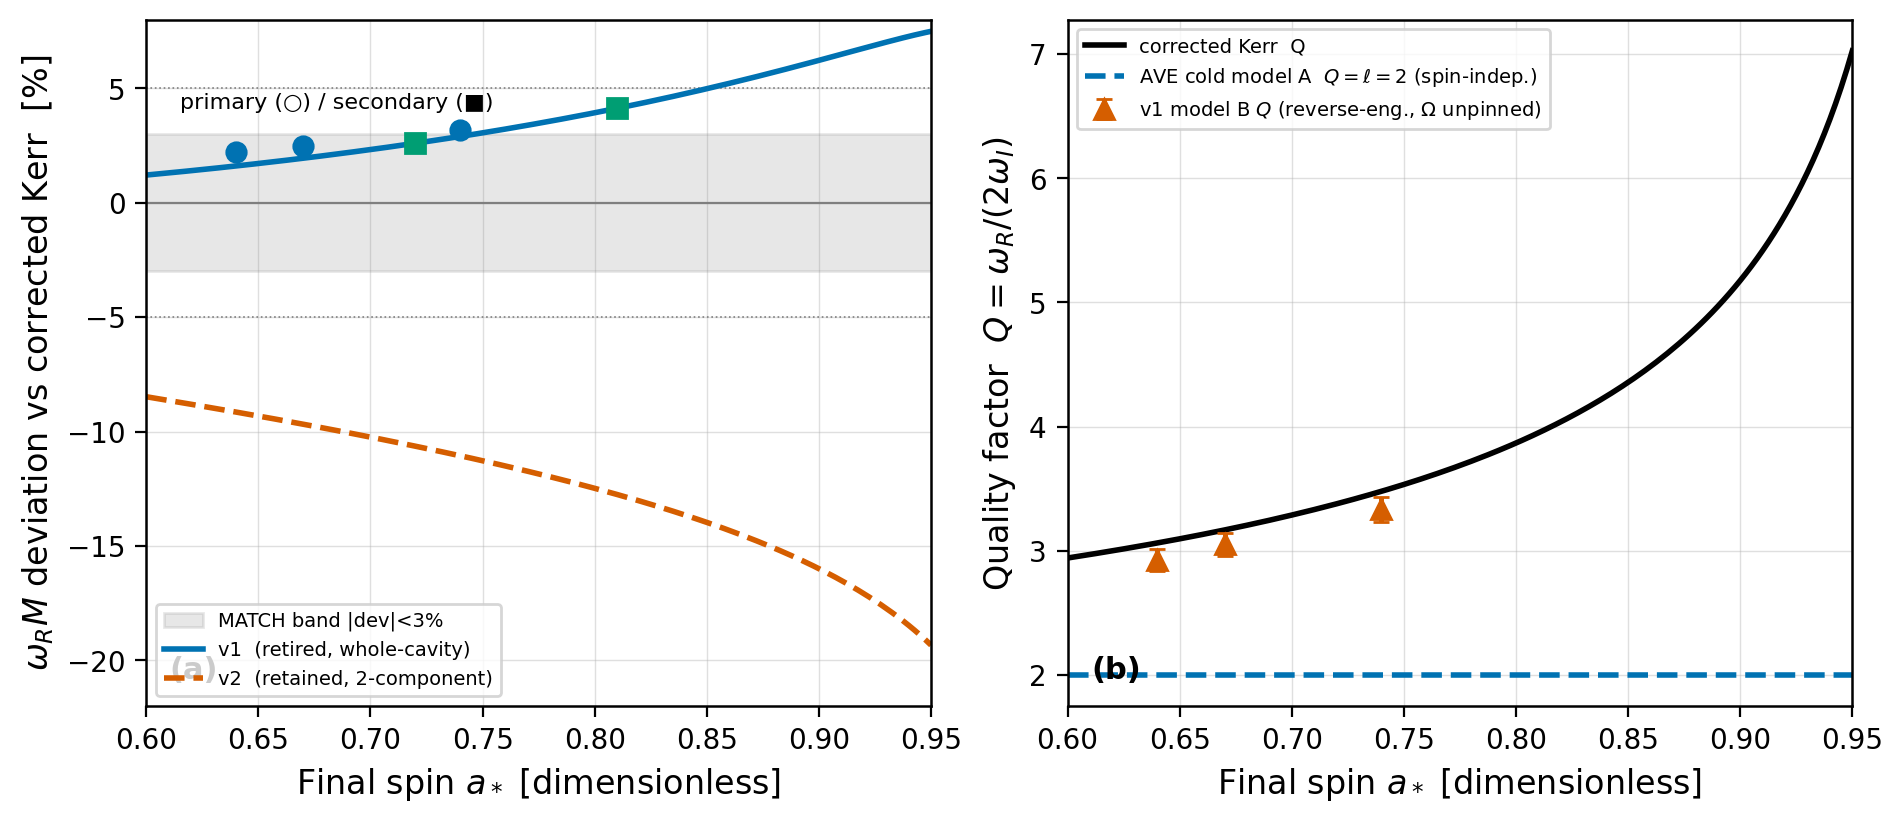

This chart was generated by the following Python code:
"""White-style figure for the v1 spin-mapping frozen adjudication.

Loads the authoritative driver module BY PATH (no formula duplication) so the figure
provably plots the same numbers the verdict cites. House white style via ave.viz.style.

Run:  PYTHONPATH=src python3 research/2026-07-20_v1-spin-mapping-adjudication_figure.py
"""
from __future__ import annotations

import importlib.util
from pathlib import Path

import numpy as np

from ave.viz import style

HERE = Path(__file__).resolve().parent
_spec = importlib.util.spec_from_file_location(
    "v1_adj_rerun", HERE / "2026-07-20_v1-spin-mapping-adjudication_rerun.py"
)
R = importlib.util.module_from_spec(_spec)
_spec.loader.exec_module(R)


def main() -> None:
    style.apply()  # print profile — white background
    import matplotlib.pyplot as plt

    fig, (axL, axR) = plt.subplots(1, 2, figsize=(9.4, 4.0), constrained_layout=True)

    # continuous curves use the smooth in-lane-verified BCW fit (Kerr ref, <1% vs qnm);
    # the event MARKERS below use kerr_ref (qnm-anchored) — the two differ by <1%, invisible here.
    a = np.linspace(0.60, 0.95, 141)
    kerr_wr = np.array([R.bcw_omega_r_m(x) for x in a])
    v1 = np.array([100 * (R.ave_v1_omega_r_m(x) - kw) / kw for x, kw in zip(a, kerr_wr)])
    v2 = np.array([100 * (R.ave_v2_omega_r_m(x) - kw) / kw for x, kw in zip(a, kerr_wr)])

    # ---- Panel (a): omega_R dimensionless deviation vs corrected Kerr -------------------
    axL.axhspan(-3, 3, color=style.COLORS["muted"], alpha=0.18, label="MATCH band |dev|<3%")
    axL.axhline(0, color=style.COLORS["muted"], lw=0.8)
    axL.axhline(5, color=style.COLORS["muted"], lw=0.6, ls=":")
    axL.axhline(-5, color=style.COLORS["muted"], lw=0.6, ls=":")
    axL.plot(a, v1, color=style.COLORS["ave"], lw=2, label="v1  (retired, whole-cavity)")
    axL.plot(a, v2, color=style.COLORS["comparison"], lw=2, ls="--", label="v2  (retained, 2-component)")
    for name, sp in R.PRIMARY:
        axL.plot(sp, 100 * (R.ave_v1_omega_r_m(sp) - R.kerr_ref(sp)[0]) / R.kerr_ref(sp)[0],
                 "o", color=style.COLORS["ave"], ms=7)
    for name, sp in R.SECONDARY:
        axL.plot(sp, 100 * (R.ave_v1_omega_r_m(sp) - R.kerr_ref(sp)[0]) / R.kerr_ref(sp)[0],
                 "s", color=style.COLORS["accent"], ms=7)
    axL.text(0.615, 4.1, "primary (○) / secondary (■)", fontsize=8, color=style.COLORS["data"])
    axL.text(0.03, 0.04, "(a)", transform=axL.transAxes, fontsize=11, fontweight="bold")
    axL.set_xlabel(style.axis_label("Final spin", "a_*", ""))
    axL.set_ylabel(r"$\omega_R M$ deviation vs corrected Kerr  [%]")
    axL.set_xlim(0.60, 0.95)
    axL.set_ylim(-22, 8)
    axL.legend(loc="lower left", fontsize=7, frameon=True)

    # ---- Panel (b): quality factor Q vs spin (the tau / damping side) -------------------
    qk = np.array([kw / (2 * R.bcw_omega_i_m(x)) for x, kw in zip(a, kerr_wr)])
    axR.plot(a, qk, color=style.COLORS["data"], lw=2, label="corrected Kerr  Q")
    axR.axhline(R.ELL, color=style.COLORS["ave"], lw=2, ls="--",
                label=r"AVE cold model A  $Q=\ell=2$ (spin-indep.)")
    # reverse-engineered Q_v1 (Model B; disclosed, rounding-limited) — primary events
    for name, sp in R.PRIMARY:
        tau_ms, m_src = R.KB_TAU_V1[name]
        wi_v1 = (R.T_SUN * m_src) / (tau_ms * 1e-3)
        q_v1 = R.ave_v1_omega_r_m(sp) / (2 * wi_v1)
        axR.errorbar(sp, q_v1, yerr=0.03 * q_v1, fmt="^", color=style.COLORS["comparison"],
                     ms=7, capsize=3,
                     label="v1 model B $Q$ (reverse-eng., $\\Omega$ unpinned)" if name == "GW150914" else None)
    axR.text(0.03, 0.04, "(b)", transform=axR.transAxes, fontsize=11, fontweight="bold")
    axR.set_xlabel(style.axis_label("Final spin", "a_*", ""))
    axR.set_ylabel(r"Quality factor  $Q=\omega_R/(2\omega_I)$")
    axR.set_xlim(0.60, 0.95)
    axR.legend(loc="upper left", fontsize=7, frameon=True)

    out = style.save(fig, HERE / "2026-07-20_v1-spin-mapping-adjudication_figure")
    print("wrote:", *[str(p) for p in out], sep="\n  ")


if __name__ == "__main__":
    main()
